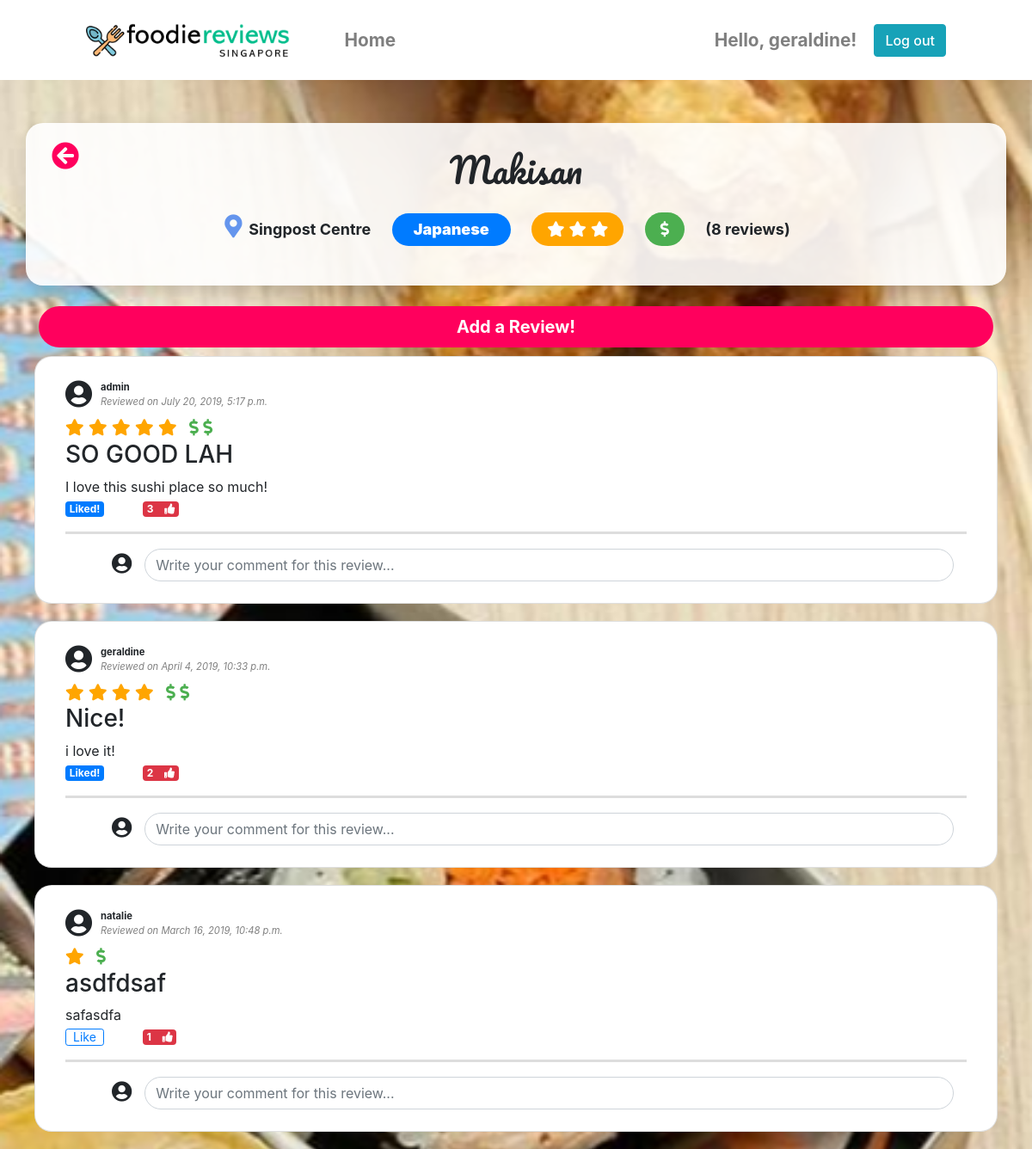
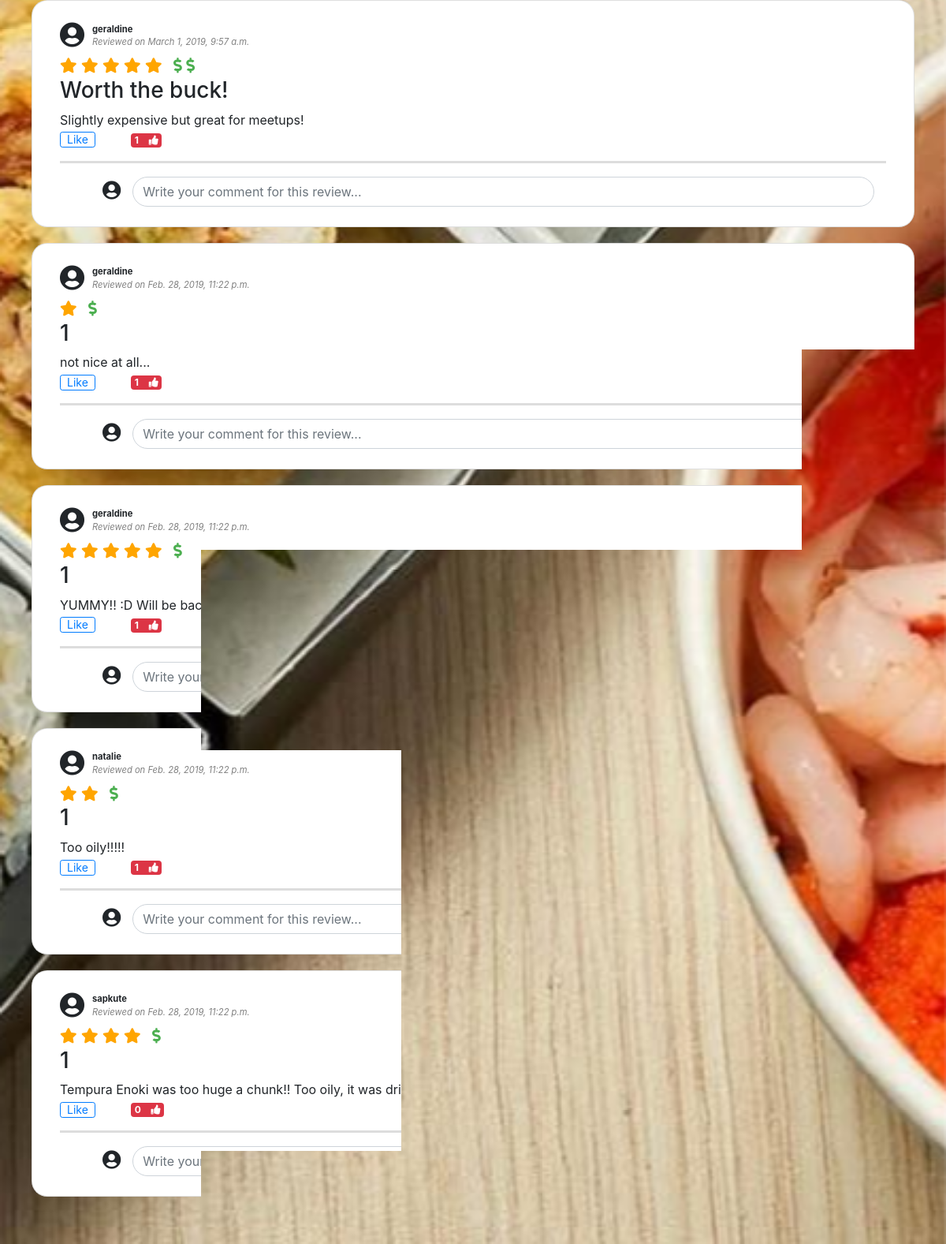
Screenshot of /reviewapp/resto/1/ (signed in) with the database file from the repository (2 pictures, top to bottom).
### reviewapp/models.py (models this page shows, shortened)
class Restaurant(models.Model):
    category=models.ForeignKey(Category,on_delete=models.CASCADE)
    restaurant_text= models.CharField(max_length=100)
    restaurant_address= models.CharField(max_length=100)
    def review_amount(self):
        return self.review_set.count()
    def rating(self):
        if self.review_amount() is 0:
            return 0
        ratings = [r.review_rate for r in self.review_set.all()]
        avg_rate = round(statistics.mean(ratings))
        avg_rate = 1 if avg_rate is 0 else avg_rate
        return avg_rate
    def pricing(self):
        if self.review_amount() is 0:
            return 0
        prices = [r.review_price for r in self.review_set.all()]
        avg_price = round(statistics.mean(prices))
        avg_price = 1 if avg_price is 0 else avg_price
        return avg_price

class Category(models.Model):
    category_text = models.CharField(max_length=50)

class Review(models.Model):
    restaurant = models.ForeignKey(Restaurant,on_delete=models.CASCADE)
    review_user = models.ForeignKey(User, on_delete=models.CASCADE)
    review_title = models.CharField(max_length=100)
    review_description = models.CharField(max_length=500)
    review_rate = models.IntegerField(default = 0)
    review_price = models.IntegerField(default = 0)
    review_date = models.DateTimeField(auto_now_add=True)

### reviewapp/views.py (the view)
# urls.py: path('resto/<int:restaurant_id>/', views.details, name='details'),
def details(request, restaurant_id):
    restaurant = Restaurant.objects.filter(pk=restaurant_id).first()
    user_liked_reviews = []
    if request.user.is_authenticated:
        user_liked_reviews = get_liked_reviews_by_user_and_restaurant(request.user, restaurant)
    context = {
        'restaurant': restaurant,
        'user': request.user,
        'user_liked_reviews': user_liked_reviews
    }
    return render(request, 'reviewapp/details.html', context)

### reviewapp/views.py (called while the page is built)
def get_liked_reviews_by_user_and_restaurant(user, restaurant):
    liked_reviews = []
    for review in restaurant.review_set.all():
        like = review.like_set.filter(user=user).first()
        if like:
            liked_reviews.append(review.id)
    return liked_reviews

### reviewapp/templates/reviewapp/details.html (shortened to what this page needs)
{% extends 'reviewapp/base.html' %}
{% block content %}
<div id="outer"
style="width:100%; min-height: 100vh; background:url('/static/reviewapp/images/{{ restaurant.pk }}.jpg') no-repeat fixed center; background-size: cover;">
    <div class="content-container container">
        <div class="row">
            <div id="restaurant-summary" class="col card border-0 shadow mb-4">
                <div class="card-body">
                    <a href="{% url 'reviewapp:home'%}" class="back-button">
                        <i class="fas fa-arrow-circle-left"></i>
                    </a>
                    <h1>{{restaurant.restaurant_text}}</h1>
                    <label class="review-liner">
                        <span style="font-size: 1.5em;">
                            <i class="fas fa-map-marker-alt" style="color:cornflowerblue;" ></i>
                        </span>
                        <strong>{{ restaurant.restaurant_address }}</strong>
                    </label>
                    <label class="review-liner">
                        <p><span class="badge badge-pill badge-primary category"><strong>{{ restaurant.category.category_text }}</strong></span></p>
                    </label>
                    <label class="review-liner">
                        <div class="rate">
                            {% for i in restaurant.rating|rjust:restaurant.rating %}
                            <i class="fas fa-star"/></i>
                            {% endfor %}
                        </div>
                    </label>
                    <label class="review-liner">
                        <div class="price">
                            {% for i in restaurant.pricing|rjust:restaurant.pricing %}
                            <i class="fas fa-dollar-sign"></i>
                            {% endfor %}
                        </div>
                    </label>
                    <label class="review-liner">
                        <strong>({{ restaurant.review_set.count }} reviews)</strong>
                    </label>
                </div>
            </div>
        </div>
        <a href="{% url 'reviewapp:add' restaurant.id %}" id="add-review" class="btn btn-lg btn-block">
            <strong>Add a Review!</strong>
        </a>
        {% if restaurant.review_set.all %}
            {% for review in restaurant.review_set.all|dictsortreversed:"pk" %}
                <div class="row">
                    <div class="col card" style="margin: 10px">
                        <div class="card-body">
                            <div class="user-bar">
                                <span class="user-icon"><i class="fas fa-user-circle"></i></span>
                                <div class="user-icon-side review-meta-data">
                                    <span><strong>{{review.review_user}}</strong></span><br>
                                    <span class="date">Reviewed on {{ review.review_date }}</span>
                                </div>
                            </div>
                            <label class="review-liner-small review-icon">
                                {% for i in review.review_rate|rjust:review.review_rate %}
                                <i class="fas fa-star rate-small"/></i>
                                {% endfor %}
                            </label>
                            <label id="price" class="review-liner-small review-icon">
                                {% for i in review.review_price|rjust:review.review_price %}
                                <i class="fas fa-dollar-sign price-small"/></i>
                                {% endfor %}
                            </label>
                            <h3>{{ review.review_title }}</h3>
                            {{review.review_description}}
                            <div id="rl{{ review.id }}" class="row">
                                <div class="col-1">
                                    {% if review.id in user_liked_reviews %}
                                        <span class="badge badge-primary">Liked! </span>
                                    {% else %}
                                    <form action="#" method="post" onsubmit="addLike(this); return false;">
                                        <input type="submit" value="Like" class="btn btn-outline-primary btn-sm" style="height:20px;line-height: 0px;"></input>
                                    </form>
                                    {% endif %}
                                </div>
                                <div class="col-1">
                                    <span class="badge badge-danger">
                                        <span class="likes-count" style="padding-right:10px;">{{review.like_set.count}}</span>
                                        <i class="fas fa-thumbs-up"></i>
                                    </span>
                                </div>
                            </div>
                            <hr>
                            <div>
                                <div class="row row-comment-reply">
                                    <span class="user-icon-small col"><i class="fas fa-user-circle"></i></span>
                                    <form action="#" method="post" class="col-11 comment_form" onsubmit="addComment(this); return false;">
                                        <input type="text" class="form-control new-comment-reply" name="comment_description" placeholder="Write your comment for this review...">
                                    </form>
                                </div>
                            </div>
                        </div>
                    </div>
                </div>
            {% endfor %}
        {% else %}
            <div id="no-reviews-yet-message" class="alert alert-success" role="alert">
                <p>There are no reviews for {{ restaurant.restaurant_text }} yet.</p>
                <p>Would you like to start writing a review?</p>
            </div>
        {% endif %}
    </div>
</div>
{% load static %}
<link rel="stylesheet" type="text/css" href="{% static 'reviewapp/style/restaurantdetails.css' %}" />
{% load static %}
{% endblock %}

### reviewapp/templates/reviewapp/base.html (shortened to what this page needs)
<!DOCTYPE html>
<html>
<head>
    {% load static %}
    <link rel="stylesheet" type="text/css" href="{% static 'reviewapp/style/style.css' %}">
    <link rel="stylesheet" href="https://stackpath.bootstrapcdn.com/bootstrap/4.3.1/css/bootstrap.min.css">
    <link rel="stylesheet" href="https://use.fontawesome.com/releases/v5.7.2/css/all.css"
>
</head>
<body>
    {% load widget_tweaks %}
    <main>
        <nav class="navbar-foodie navbar navbar-expand-lg navbar-light">
            <a class="navbar-brand" href="/reviewapp/">
                <img src="/static/reviewapp/images/frlogo3.png" height="40px" alt="foodie reviews">
            </a>
            <ul class="nav navbar-nav mr-auto">
                <li class="nav-item"><a class="nav-link" href="{% url 'reviewapp:home' %}">Home</a></li>
            </ul>
            {% if user.is_authenticated %}
            <span class="navbar-text" style="margin-right:20px">Hello, {{user.username}}!</span>
            <a href="/accounts/logout"><button class="btn btn-info my-2 my-sm-0 login" style="font-weight: 500">Log
                    out</button>
            </a>
            {% else %}
            <a href="/accounts/login"><button class="btn btn-outline-info my-2 my-sm-0 login">Login</button>
            </a>
            {% endif %}
        </nav>
        {% block content %}
        {% endblock %}
    </main>
</body>
</html>

### reviewapp/static/reviewapp/style/style.css (style rules this page uses)
body { background-color: #F0F0F0; min-height: 100%; }
.content-container { padding: 50px 0px; }
li { list-style: none; }
.back-button { position: absolute; top: 15px; left: 30px; font-size:2em; color:rgb(255,0,93); }
.login { font-weight: 500; font-size: 1em; padding: 5px 20px; }

### reviewapp/static/reviewapp/style/restaurantdetails.css (style rules this page uses)
.price { background-color: #4CAF50; color: white; border-radius: 50px; padding: 6px 18px; text-align: center; }
.price-small { color: #4CAF50; }
.rate { background-color: orange; color:white; border-radius: 50px; padding: 6px 18px; text-align: center; }
.rate-small { color:orange; }
.review-liner { margin: 15px 20px 0px 0px; font-size: 18px; }
.review-liner-small { margin: 0px 10px 0px 0px; font-size: 15px; }
#restaurant-summary { padding: 10px; background: rgba(255,255,255, 0.9); text-align: center; }
h1 { font-family: Pacifico, sans-serif; }
.card { border-radius: 20px; }
.user-icon { font-size: 2em; }
.user-icon-small { font-size: 1.5em; text-align: right; padding-right: 10px; }
.date { font-style: italic; color:grey; }
hr { display: block; height: 1px; border: 0; border-top: 3px solid #ddd; margin: 1em 0; padding: 0; }
.user-bar { display: table; }
.user-icon-side { display: table-cell; vertical-align: middle; padding-left: 10px; }
.review-meta-data { font-size: 0.7em; }
.review-icon { font-size: 1.2em; }
.new-comment-reply { border-radius: 30px; }
.col-11 { padding-left:5px; }
.row-comment-reply { margin: 10px 0px 5px 0px; }
#add-review { background: rgba(255,0,93, 1); color: #ffffff; border-radius: 50px; }
.category { font-size: 1em; padding: 10px 25px; }

### reviewapp/templates/reviewapp/base.html (style rules this page uses)
.navbar { padding: 20px 100px; font-size: 1.3em; font-weight: bold; color:#333; background-color:white; }
.nav-item { padding: 3px 40px; }

### rows the page displays
Restaurant: restaurant_text "Makisan", restaurant_address "Singpost Centre", category.category_text "Japanese", review_set.count "8"
Review: review_user "admin", review_date "July 20, 2019, 5:17 p.m.", review_rate 5 (drawn), review_price 2 (drawn), review_title "SO GOOD LAH", review_description "I love this sushi place so much!", shows "Liked!", like_set.count "3"
Review: review_user "geraldine", review_date "April 4, 2019, 10:33 p.m.", review_rate 4 (drawn), review_price 2 (drawn), review_title "Nice!", review_description "i love it!", shows "Liked!", like_set.count "2"
Review: review_user "natalie", review_date "March 16, 2019, 10:48 p.m.", review_rate 1 (drawn), review_title "asdfdsaf", review_description "safasdfa", like_set.count "1"
Review: review_user "geraldine", review_date "March 1, 2019, 9:57 a.m.", review_rate 5 (drawn), review_price 2 (drawn), review_title "Worth the buck!", review_description "Slightly expensive but great for meetups!", like_set.count "1"
Review: review_user "geraldine", review_date "Feb. 28, 2019, 11:22 p.m.", review_rate 1 (drawn), review_title "1", review_description "not nice at all...", like_set.count "1"
Review: review_user "geraldine", review_date "Feb. 28, 2019, 11:22 p.m.", review_rate 5 (drawn), review_title "1", review_description "YUMMY!! :D Will be back!", like_set.count "1"
Review: review_user "natalie", review_date "Feb. 28, 2019, 11:22 p.m.", review_rate 2 (drawn), review_title "1", review_description "Too oily!!!!!", like_set.count "1"
Review: review_user "sapkute", review_date "Feb. 28, 2019, 11:22 p.m.", review_rate 4 (drawn), review_title "1", review_description "Tempura Enoki was too huge a chunk!! Too oily, it was dripping oil...:(", like_set.count "0"

### other values shown
{{ user.username }} "geraldine"
